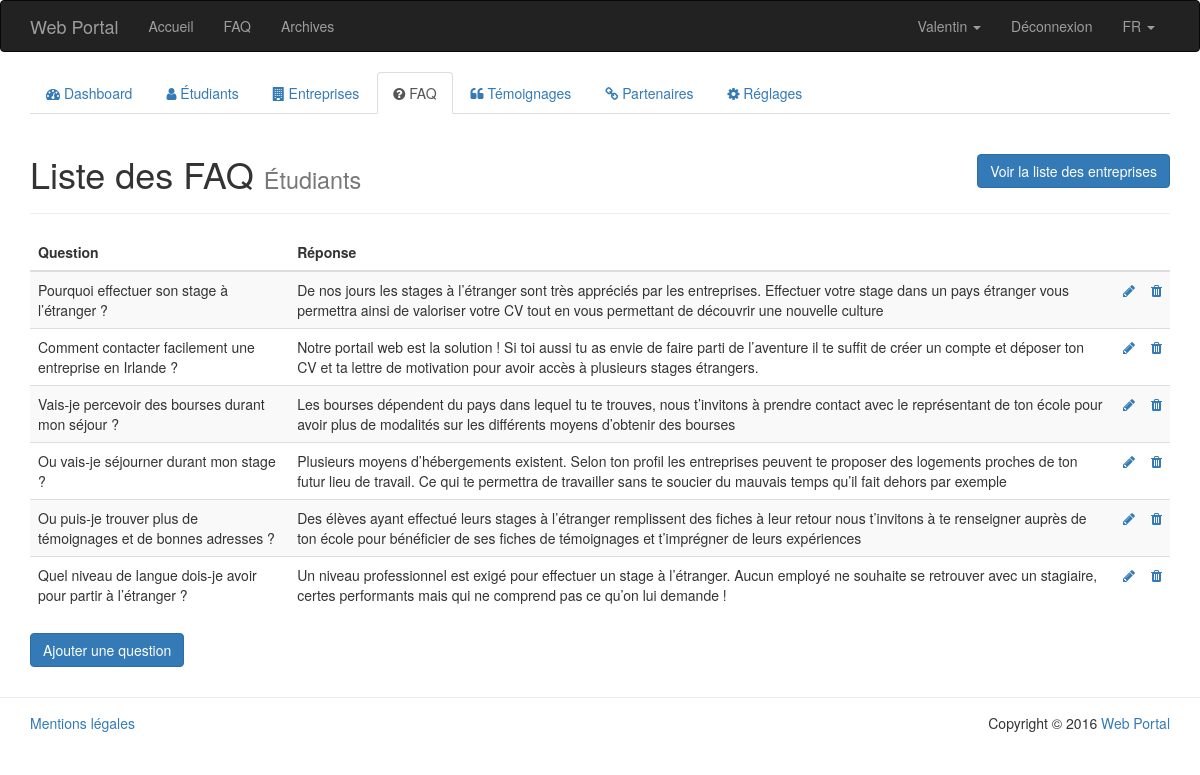
Screenshot of /PHP/public/index.php?page=admin/faq-list&type=student (signed in) with the database file from the repository.
### tables this page shows
CREATE TABLE IF NOT EXISTS `student` (
  `id` int(11) NOT NULL AUTO_INCREMENT,
  `first_name` varchar(64) NOT NULL,
  `last_name` varchar(64) NOT NULL,
  `country` enum('France','Irlande') NOT NULL,
  `skill` int(11) NOT NULL,
  `email` varchar(64) NOT NULL,
  `password` varchar(64) NOT NULL,
  `cv` varchar(128) NOT NULL,
  `portfolio` varchar(128) NOT NULL,
  `admin` tinyint(1) NOT NULL DEFAULT '0',
  `available` tinyint(1) NOT NULL DEFAULT '1',
  `activated` tinyint(1) NOT NULL,
  `register_date` date NOT NULL,
  PRIMARY KEY (`id`),
  KEY `skill` (`skill`)
);

CREATE TABLE IF NOT EXISTS `faq` (
  `id` int(11) NOT NULL AUTO_INCREMENT,
  `question` text NOT NULL,
  `answer` text NOT NULL,
  `target` enum('student','company') NOT NULL,
  PRIMARY KEY (`id`)
);

### PHP/app/model/Student.class.php (called while the page is built, shortened)
<?php
	class Student {
		public function __get($nom){
			return $this->$nom;
		}
		public static function getStudentById($id) {
			$db = PDOConnexion::getInstance();
			$sql = 'SELECT * FROM student WHERE id = :id';
			$sth = $db->prepare($sql);
			$sth->setFetchMode(PDO::FETCH_CLASS|PDO::FETCH_PROPS_LATE, 'Student');
			$sth->execute(array(
				':id' => $id
			));
			return $sth->fetch();
		}
	}
?>

### PHP/app/model/Faq.class.php (called while the page is built, shortened)
<?php
	class Faq {
		public function __get($nom) {
			return $this->$nom;
		}
		public static function getStudentsFaq() {
			$db = PDOConnexion::getInstance();
			$sql = 'SELECT * FROM faq WHERE target LIKE "student"';
			$sth = $db->prepare($sql);
			$sth->setFetchMode(PDO::FETCH_CLASS|PDO::FETCH_PROPS_LATE, 'Faq');
			$sth->execute();
			return $sth->fetchAll();
		}
	}
?>

### PHP/app/view/admin/faq-list.php (the view, shortened to what this page needs)
<?php
	$type = ($_GET['type'] == 'student') ? 'student' : 'company';
?>
<div class="col-md-12">
	<div class="page-header">
		<h1>
			Liste des FAQ
			<?php
				if ($type == 'student') {
					echo '<small>Étudiants</small>';
					echo '<a href="index.php?page=admin/faq-list&type=company" class="btn btn-primary pull-right">Voir la liste des entreprises</a>';
				}
				else {
					echo '<small>Entreprises</small>';
					echo '<a href="index.php?page=admin/faq-list&type=student" class="btn btn-primary pull-right">Voir la liste des étudiants</a>';
				}
			?>
		</h1>
	</div>
	<table class="table table-striped">
		<thead>
			<tr>
				<th>Question</th>
				<th>Réponse</th>
				<th></th>
				<th></th>
			</tr>
		</thead>
		<tbody>
			<?php
				if ($type == 'student') {
					foreach (Faq::getStudentsFaq() as $faq) {
						echo '<tr data-id="' . $faq->id . '">';
							echo '<td>' . $faq->question . '</td>';
							echo '<td>' . $faq->answer . '</td>';
							echo '<td><a href="index.php?page=admin/faq-edit&amp;id=' . $faq->id . '"><i class="fa fa-pencil" data-toggle="tooltip" title="Modifier"></i></a></td>';
							echo '<td><a href="#" title="Supprimer" data-action="delete"><i class="fa fa-trash"  data-toggle="tooltip" title="Supprimer"></i></a></td>';
						echo '</tr>';
					}
				}
			?>
		</tbody>
	</table>
	<a href="index.php?page=admin/add-faq&amp;type=<?php echo $type; ?>" class="btn btn-primary">Ajouter une question</a>
</div>

### PHP/app/view/admin/header.php (shortened to what this page needs)
<!DOCTYPE html>
<html lang="fr">
	<head>
		<link href="css/bootstrap.min.css" rel="stylesheet">
		<link href="https://maxcdn.bootstrapcdn.com/font-awesome/4.5.0/css/font-awesome.min.css" rel="stylesheet">
	</head>
	<body>
		<nav class="navbar navbar-inverse">
			<div class="container">
				<div class="navbar-header">
					<a class="navbar-brand" href="index.php?page=home"><?php echo App::$siteTitle; ?></a>
				</div>
				<div id="navbar" class="collapse navbar-collapse">
					<ul class="nav navbar-nav">
						<li<?php App::isCurrentPage('home'); ?>><a href="index.php?page=home">Accueil</a></li>
						<li<?php App::isCurrentPage('faq'); ?>><a href="index.php?page=faq">FAQ</a></li>
						<li<?php App::isCurrentPage('archives'); ?>><a href="index.php?page=archives">Archives</a></li>
					</ul>
					<ul class="nav navbar-nav navbar-right">
						<?php if (App::isLogged()) : ?>
							<?php $member = App::getMember(); ?>
							<?php if (get_class($member) == 'Student') : ?>
								<li class="dropdown">
									<a id="student-dropdown" href="#" class="dropdown-toggle" data-toggle="dropdown" role="button" aria-haspopup="true" aria-expanded="false">
										<?php echo $member->first_name; ?>
										<span class="caret"></span>
									</a>
								</li>
							<?php endif; ?>
							<li><a href="index.php?page=signout">Déconnexion</a></li>
						<?php endif; ?>
						<li class="dropdown">
							<a id="lang-dropdown" href="#" class="dropdown-toggle" data-toggle="dropdown" role="button" aria-haspopup="true" aria-expanded="false">
								FR
								<span class="caret"></span>
							</a>
						</li>
                    </ul>
				</div>
			</div>
		</nav>
		<div class="container">
			<div class="row">
				<div class="col-md-12">
					<ul class="nav nav-tabs">
						<li role="presentation"<?php App::isCurrentPage('admin/home'); ?>><a href="index.php?page=admin/home"><i class="fa fa-tachometer"></i> Dashboard</a></li>
						<li role="presentation"><a href="index.php?page=admin/students-list"><i class="fa fa-user"></i> Étudiants</a></li>
						<li role="presentation"<?php App::isCurrentPage('admin/companies-list'); ?>><a href="index.php?page=admin/companies-list"><i class="fa fa-building"></i> Entreprises</a></li>
						<li role="presentation"<?php App::isCurrentPage('admin/faq-list'); ?>><a href="index.php?page=admin/faq-list"><i class="fa fa-question-circle"></i> FAQ</a></li>
						<li role="presentation"<?php App::isCurrentPage('admin/testimonials-list'); ?>><a href="index.php?page=admin/testimonials-list"><i class="fa fa-quote-left"></i> Témoignages</a></li>
						<li role="presentation"<?php App::isCurrentPage('admin/partners-list'); ?>><a href="index.php?page=admin/partners-list"><i class="fa fa-link"></i> Partenaires</a></li>
						<li role="presentation"<?php App::isCurrentPage('admin/settings'); ?>><a href="index.php?page=admin/settings"><i class="fa fa-cog"></i> Réglages</a></li>
					</ul>
				</div>
			</div>
			<div class="row">

### rows the page displays
student: first_name "Valentin"
faq: question "Pourquoi effectuer son stage à l’étranger ?", answer "De nos jours les stages à l’étranger sont très appréciés par les entreprises. Effectuer votre stage dans un pays étranger vous permettra ainsi de valoriser votre CV tout en vous permettant de découvrir une nouvelle culture"
faq: question "Comment contacter facilement une entreprise en Irlande ?", answer "Notre portail web est la solution ! Si toi aussi tu as envie de faire parti de l’aventure il te suffit de créer un compte et déposer ton CV et ta lettre de motivation pour avoir accès à plusieurs stages étrangers."
faq: question "Vais-je percevoir des bourses durant mon séjour ?", answer "Les bourses dépendent du pays dans lequel tu te trouves, nous t’invitons à prendre contact avec le représentant de ton école pour avoir plus de modalités sur les différents moyens d’obtenir des bourses"
faq: question "Ou vais-je séjourner durant mon stage ?", answer "Plusieurs moyens d’hébergements existent. Selon ton profil les entreprises peuvent te proposer des logements proches de ton futur lieu de travail. Ce qui te permettra de travailler sans te soucier du mauvais temps qu’il fait dehors par exemple"
faq: question "Ou puis-je trouver plus de témoignages et de bonnes adresses ?", answer "Des élèves ayant effectué leurs stages à l’étranger remplissent des fiches à leur retour nous t’invitons à te renseigner auprès de ton école pour bénéficier de ses fiches de témoignages et t’imprégner de leurs expériences"
faq: question "Quel niveau de langue dois-je avoir pour partir à l’étranger ?", answer "Un niveau professionnel est exigé pour effectuer un stage à l’étranger. Aucun employé ne souhaite se retrouver avec un stagiaire, certes performants mais qui ne comprend pas ce qu’on lui demande !"

### other values shown
App::$siteTitle "Web Portal"
